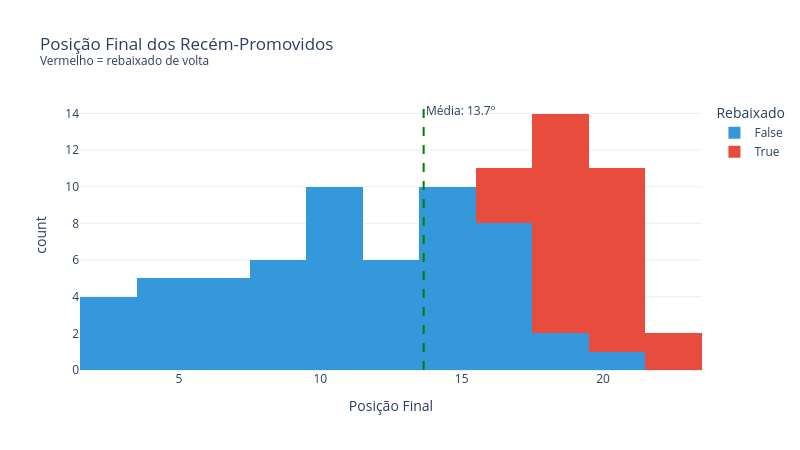

Notebook source saved alongside this figure:
### Code cell
# Distribuição da posição dos recém-promovidos
fig2 = px.histogram(df_prom, x='posicao', nbins=20,
                    color='rebaixado',
                    color_discrete_map={True: '#e74c3c', False: '#3498db'},
                    title='Posi\u00e7\u00e3o Final dos Rec\u00e9m-Promovidos<br><sup>Vermelho = rebaixado de volta</sup>',
                    labels={'posicao': 'Posi\u00e7\u00e3o Final', 'count': 'Frequ\u00eancia', 'rebaixado': 'Rebaixado'})

fig2.add_vline(x=df_prom['posicao'].mean(), line_dash='dash', line_color='green',
               annotation_text=f"M\u00e9dia: {df_prom['posicao'].mean():.1f}\u00ba")

fig2.update_layout(template='plotly_white', width=800, height=450)

fig2.show()
_path = '../charts/recem_promovidos.html'
fig2.write_html(_path, include_plotlyjs='cdn')

# Adiciona descrição estatística
_desc = "Histograma da posição final dos recém-promovidos, com média em 13.9 e distribuição assimétrica à direita. A concentração nas posições 17-20 confirma a alta taxa de retorno imediato à Série B."
with open(_path) as f:
    html = f.read()
html = html.replace('<div>', f'<p style="text-align:center;color:#666;font-size:13px;font-family:sans-serif;margin:8px 0 0 0;">{_desc}</p>\n<div>', 1)
with open(_path, 'w') as f:
    f.write(html)

print('Gr\u00e1fico exportado: charts/recem_promovidos.html')

### Figure 1 — Plotly figure (JSON) as saved in the notebook; plotly's stock layout.template omitted (floating-point values rounded to 4 significant figures)
{"data": [{"bingroup": "x", "hovertemplate": "Rebaixado=False<br>Posição Final=%{x}<br>count=%{y}<extra></extra>", "legendgroup": "False", "marker": {"color": "#3498db", "pattern": {"shape": ""}}, "name": "False", "nbinsx": 20, "orientation": "v", "showlegend": true, "type": "histogram", "x": [4, 20, 13, 3, 8, 14, 15, 9, 10, 10, 11, 6, 12, 11, 16, 7, 14, 8, 16, 12, 14, 5, 3, 6, 16, 13, 16, 11, 15, 11, 5, 16, 12, 7, 3, 15, 10, 9, 17, 5, 18, 19, 16, 8, 2, 14, 16, 15, 15, 11, 10, 4, 13, 11, 6, 9, 15], "xaxis": "x", "yaxis": "y"}, {"bingroup": "x", "hovertemplate": "Rebaixado=True<br>Posição Final=%{x}<br>count=%{y}<extra></extra>", "legendgroup": "True", "marker": {"color": "#e74c3c", "pattern": {"shape": ""}}, "name": "True", "nbinsx": 20, "orientation": "v", "showlegend": true, "type": "histogram", "x": [22, 20, 20, 19, 20, 18, 20, 18, 19, 17, 17, 18, 20, 19, 20, 18, 20, 18, 20, 20, 18, 23, 19, 19, 18, 20, 17], "xaxis": "x", "yaxis": "y"}], "layout": {"annotations": [{"showarrow": false, "text": "Média: 13.7º", "x": 13.65, "xanchor": "left", "xref": "x", "y": 1, "yanchor": "top", "yref": "y domain"}], "barmode": "relative", "height": 450, "legend": {"title": {"text": "Rebaixado"}, "tracegroupgap": 0}, "shapes": [{"line": {"color": "green", "dash": "dash"}, "type": "line", "x0": 13.65, "x1": 13.65, "xref": "x", "y0": 0, "y1": 1, "yref": "y domain"}], "title": {"text": "Posição Final dos Recém-Promovidos<br><sup>Vermelho = rebaixado de volta</sup>"}, "width": 800, "xaxis": {"anchor": "y", "domain": [0.0, 1.0], "title": {"text": "Posição Final"}}, "yaxis": {"anchor": "x", "domain": [0.0, 1.0], "title": {"text": "count"}}}}
